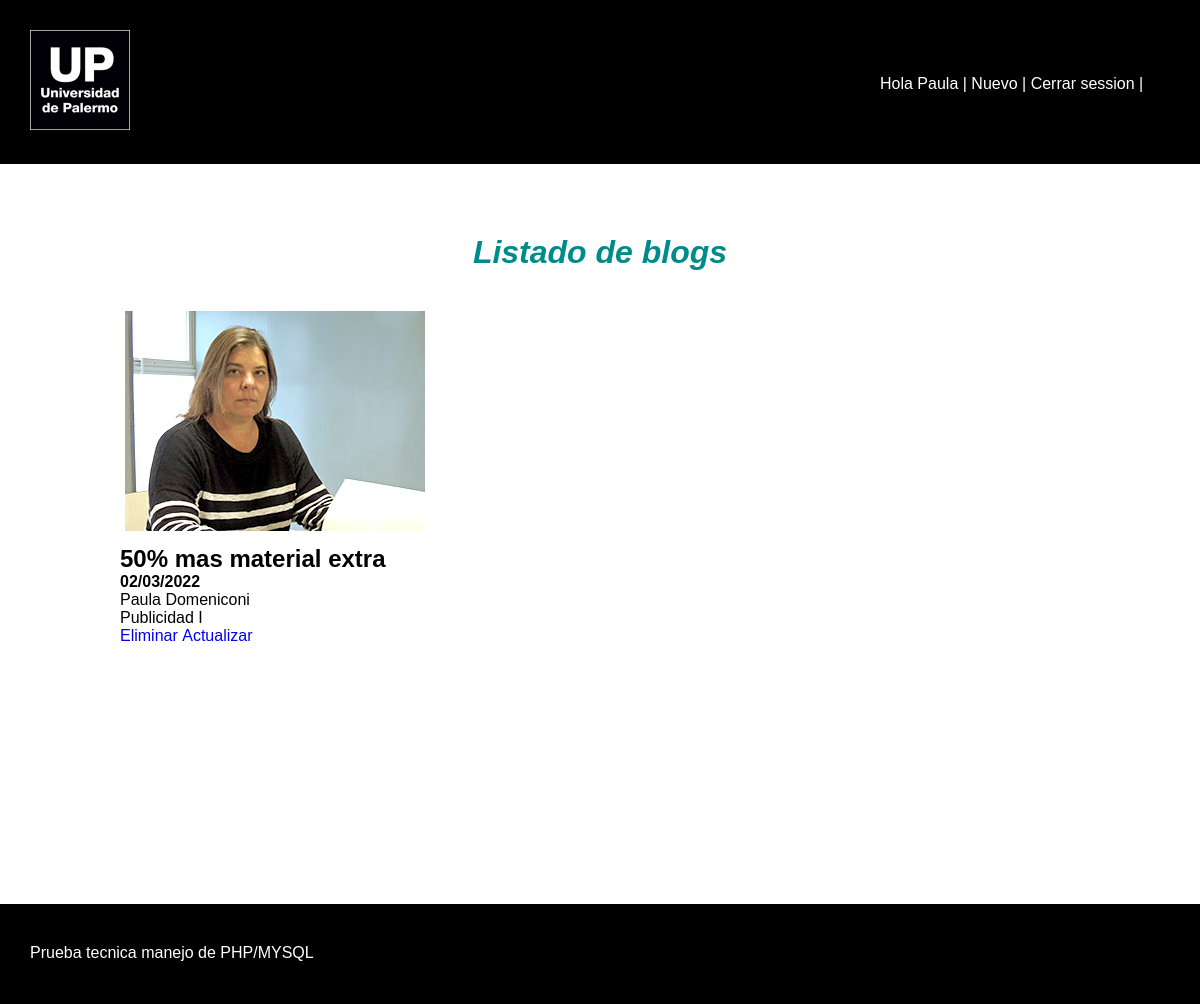
Page /admin/panel.php?id=2 (signed in) on the committed database.
### tables this page shows
CREATE TABLE `blogs` (
  `id` int(11) NOT NULL,
  `titulo` varchar(45) NOT NULL,
  `cuerpo` text NOT NULL,
  `fecha` timestamp NOT NULL DEFAULT current_timestamp() ON UPDATE current_timestamp(),
  `id_docentes` int(11) NOT NULL
);

CREATE TABLE `docentes` (
  `id` int(11) NOT NULL,
  `nombre` varchar(45) NOT NULL,
  `apellido` varchar(45) NOT NULL,
  `email` varchar(45) NOT NULL,
  `pass` text NOT NULL,
  `imagen` varchar(45) NOT NULL
);

CREATE TABLE `catedras` (
  `id` int(11) NOT NULL,
  `nombre` varchar(45) NOT NULL,
  `id_docentes` int(11) NOT NULL
);

### includes/functions.php (called while the page is built, shortened)
<?php
    function ordenarFecha($fechaOriginal){
    $fecha = new DateTime($fechaOriginal);
    return $fecha->format('d/m/Y');;
    }
?>

### includes/blogs.php (the view, shortened to what this page needs)
<div class='cuerpo'>
    <div class="panel">
        <div class="cDarkcian"><h1><i>Listado de blogs</i></h1></div>
                <div class="card">
                    <?php while($row=mysqli_fetch_array($query,MYSQLI_ASSOC)){
                    echo "<div>";
                    if($admin){
                        echo "<a href='http://localhost/pruebaPHP/admin/detalle.php?id=".$row['id']."'>";
                        echo "<img src='../upload/docentes/".$row['imagen']."'>";
                    } else {
                            echo "<a href='http://localhost/pruebaPHP/detalle.php?id=".$row['id']."'>";
                            echo "<img src='./upload/docentes/".$row['imagen']."'>";
                        }
                        echo  "<h2>".$row['titulo']."</h2>";
                        $fecha = ordenarFecha($row['fecha']);
                        echo  "<h4>$fecha</h4>";
                        echo  "<p>".$row['nombre']." ".$row['apellido']."</p>";
                        echo  "<p>".$row['nombreCatedra']."</p>";
                    echo "</a>";
                        if($admin){
                           echo "<a href='eliminar.php?id=".$row['id']."'>Eliminar&nbsp</a>";
                           echo "<a href='actualizar.php?id=".$row['id']."'>Actualizar</a>";
                        }
                    echo "</div>";
                    }
                    ?>
            </div>
          </div>
    </div>

### css/styles.css (style rules this page uses)
* { margin: 0; font-family: Arial, Helvetica, sans-serif; }
.panel { margin: auto auto; width: 80%; overflow: hidden; }
.cuerpo { margin: 70px 0 70px 0; min-height: 600px; }
.card > div > a >img { object-fit: none; width: 300px; height: 300px; margin-left:5px; }
.card { overflow: hidden; }
.card > div > a >h2 { margin-top: -30px; }
.card > div { margin: auto auto; float: left; width: 350px; }
h1 { text-align: center; }
.card > div > a:nth-child(1) { text-decoration: none; color: black; }
.card > div > a:nth-child(2),a:nth-child(3) { text-decoration: none; }
.cDarkcian { color: darkcyan; }

### rows in the picture
blogs: id_docentes.imagen (picture), titulo "50% mas material extra", fecha "02/03/2022", id_docentes.nombre "Paula", id_docentes.apellido "Domeniconi", catedras.nombre "Publicidad I"

### other values in the picture
$_SESSION['nombre'] "Paula"
